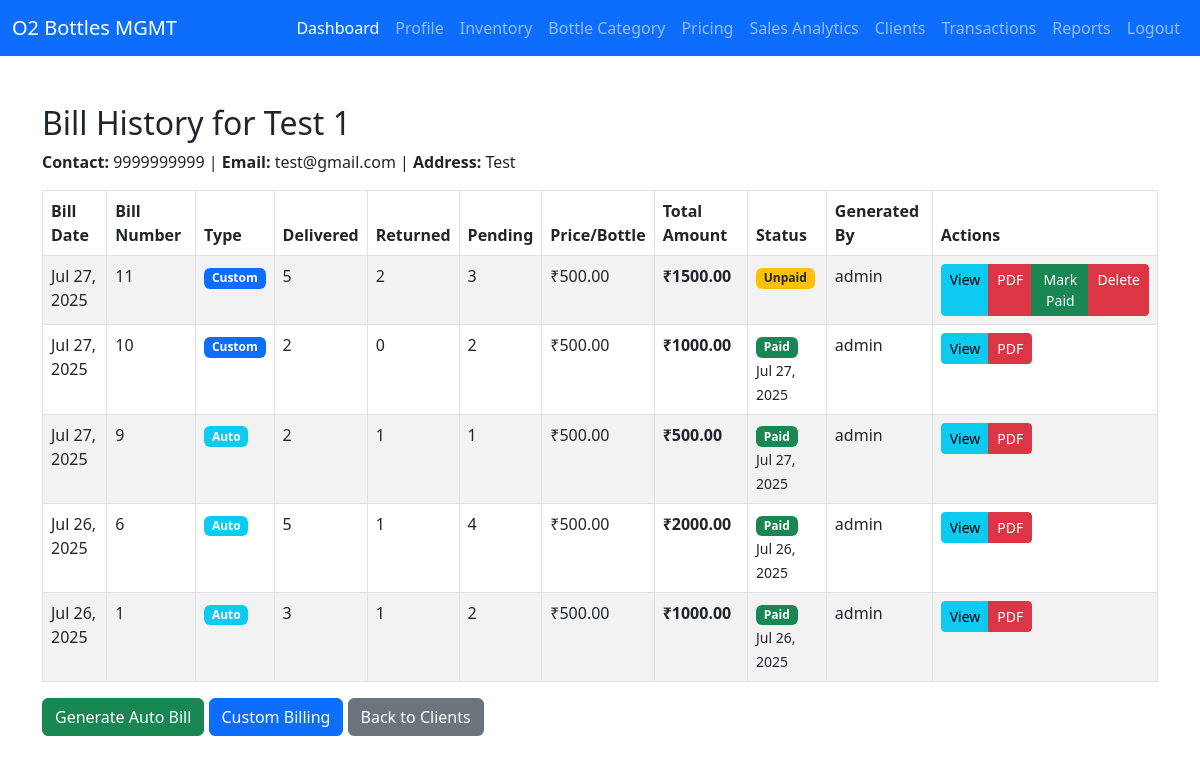
Before: /clients/2/bill-history/ (signed in) with the older database file.
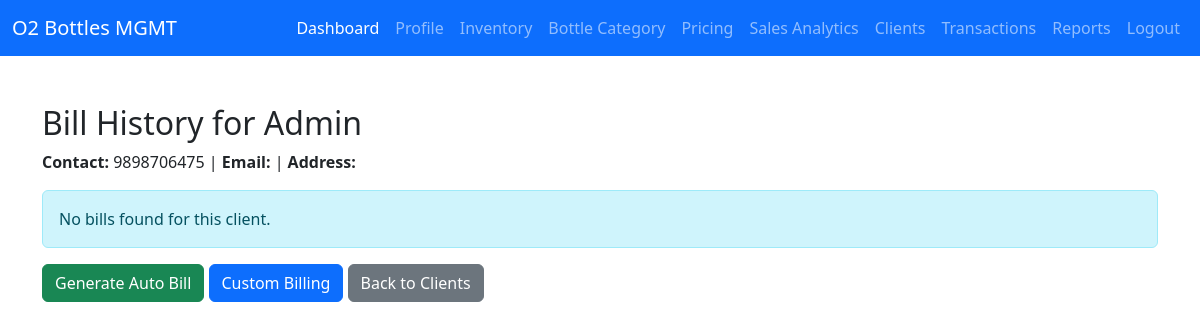
After: the same page with the newer database file.
### bottle_MGMT/models.py (models this page shows, shortened)
class Client(models.Model):
    ROLE_CHOICES = [
        ('customer', 'Customer'),
        ('admin', 'Admin'),
    ]
    name = models.CharField(max_length=100)
    contact = models.CharField(max_length=10)
    alt_contact = models.CharField(max_length=10, blank=True, null=True)
    email = models.EmailField()
    address = models.TextField()
    company_name = models.CharField(max_length=150, blank=True, null=True)
    gst_number = models.CharField(max_length=20, blank=True, null=True)
    role = models.CharField(max_length=10, choices=ROLE_CHOICES, default='customer')
    owner_gst = models.CharField(max_length=20, blank=True, null=True)
    bank_account = models.CharField(max_length=50, blank=True, null=True)
    card = models.CharField(max_length=50, blank=True, null=True)
    account_holder = models.CharField(max_length=100, blank=True, null=True)
    account_number = models.CharField(max_length=30, blank=True, null=True)
    ifsc = models.CharField(max_length=15, blank=True, null=True)
    branch = models.CharField(max_length=100, blank=True, null=True)
    account_type = models.CharField(max_length=20, blank=True, null=True)
    mmid = models.CharField(max_length=20, blank=True, null=True)
    vpa = models.CharField("Virtual Payment Address", max_length=100, blank=True, null=True)
    upi_number = models.CharField(max_length=15, blank=True, null=True)
    upi_qr = models.ImageField(upload_to="upi_qr/", blank=True, null=True)

class Bill(models.Model):
    BILL_TYPE_CHOICES = [
        ('auto', 'Automated'),
        ('custom', 'Custom'),
    ]
    client = models.ForeignKey(Client, on_delete=models.CASCADE)
    bill_date = models.DateTimeField(auto_now_add=True)
    delivered_bottles = models.IntegerField()
    returned_bottles = models.IntegerField()
    pending_bottles = models.IntegerField()
    total_amount = models.DecimalField(max_digits=10, decimal_places=2)
    price_per_bottle = models.DecimalField(max_digits=10, decimal_places=2, default=0)
    subtotal_amount = models.DecimalField(max_digits=12, decimal_places=2, default=Decimal('0.00'))
    discount_percentage = models.DecimalField(max_digits=5, decimal_places=2, default=Decimal('0.00'))
    discount_amount = models.DecimalField(max_digits=12, decimal_places=2, default=Decimal('0.00'))
    taxable_amount = models.DecimalField(max_digits=12, decimal_places=2, default=Decimal('0.00'))
    gst_percentage = models.DecimalField(max_digits=5, decimal_places=2, default=Decimal('18.00'))
    gst_amount = models.DecimalField(max_digits=12, decimal_places=2, default=Decimal('0.00'))
    final_amount = models.DecimalField(max_digits=12, decimal_places=2, default=Decimal('0.00'))
    generated_by = models.ForeignKey(User, on_delete=models.SET_NULL, null=True)
    paid = models.BooleanField(default=False)
    paid_date = models.DateTimeField(null=True, blank=True)
    paid_by = models.ForeignKey(User, on_delete=models.SET_NULL, null=True, blank=True, related_name='bills_paid')
    bill_type = models.CharField(max_length=10, choices=BILL_TYPE_CHOICES, default='auto')
    description = models.TextField(blank=True, null=True)  # For custom bill descriptions
    class Meta:
        ordering = ['-bill_date']

### bottle_MGMT/views.py (the view)
# urls.py: path('clients/<int:client_id>/bill-history/', views.bill_history, name='bill_history'),
@staff_member_required
def bill_history(request, client_id):
    client = get_object_or_404(Client, id=client_id)
    bills = Bill.objects.filter(client=client)
    return render(request, 'bill_history.html', {
        'client': client,
        'bills': bills,
    })

### templates/bill_history.html (shortened to what this page needs)
{% extends "base.html" %}
{% load widget_tweaks %}
{% block content %}
    <h2>Bill History for {{ client.name }}</h2>
    <div class="mb-3">
        <strong>Contact:</strong> {{ client.contact }} |
        <strong>Email:</strong> {{ client.email }} |
        <strong>Address:</strong> {{ client.address }}
    </div>
    {% if bills %}
    <table class="table table-bordered table-striped">
        <thead>
            <tr>
                <th>Bill Date</th>
                <th>Bill Number</th>
                <th>Type</th>
                <th>Delivered</th>
                <th>Returned</th>
                <th>Pending</th>
                <th>Price/Bottle</th>
                <th>Total Amount</th>
                <th>Status</th>
                <th>Generated By</th>
                <th>Actions</th>
            </tr>
        </thead>
        <tbody>
            {% for bill in bills %}
            <tr>
                <td>{{ bill.bill_date|date:"M d, Y" }}</td>
                <td>{{ bill.id }}</td>
                <td>
                    {% if bill.bill_type == 'custom' %}
                        <span class="badge bg-primary">Custom</span>
                    {% else %}
                        <span class="badge bg-info">Auto</span>
                    {% endif %}
                </td>
                <td>{{ bill.delivered_bottles }}</td>
                <td>{{ bill.returned_bottles }}</td>
                <td>{{ bill.pending_bottles }}</td>
                <td>₹{{ bill.price_per_bottle }}</td>
                <td><strong>₹{{ bill.total_amount }}</strong></td>
                <td>
                    {% if bill.paid %}
                        <span class="badge bg-success">Paid</span><br>
                        <small>{{ bill.paid_date|date:"M d, Y" }}</small>
                    {% else %}
                        <span class="badge bg-warning text-dark">Unpaid</span>
                    {% endif %}
                </td>
                <td>{{ bill.generated_by.username }}</td>
                <td>
                    <div class="btn-group" role="group">
                        <a href="{% url 'generate_bill' client.id bill.id %}" class="btn btn-sm btn-info">View</a>
                        <a href="{% url 'generate_bill' client.id bill.id %}?format=pdf" class="btn btn-sm btn-danger">PDF</a>
                        {% if not bill.paid %}
                            <a href="{% url 'mark_bill_paid' bill.id %}" class="btn btn-sm btn-success">Mark Paid</a>
                            <a href="{% url 'delete_bill' bill.id %}" class="btn btn-sm btn-danger">Delete</a>
                        {% endif %}
                    </div>
                </td>
            </tr>
            {% endfor %}
        </tbody>
    </table>
    {% else %}
    <div class="alert alert-info">
        No bills found for this client.
    </div>
    {% endif %}
    <div class="mt-3">
        <a href="{% url 'generate_bill' client.id %}" class="btn btn-success">Generate Auto Bill</a>
        <a href="{% url 'custom_billing' client.id %}" class="btn btn-primary">Custom Billing</a>
        <a href="{% url 'client_list' %}" class="btn btn-secondary">Back to Clients</a>
    </div>
{% endblock %}

### templates/base.html (shortened to what this page needs)
{% load widget_tweaks %}
<!DOCTYPE html>
<html lang="en">
<head>
    <link href="https://cdn.jsdelivr.net/npm/bootstrap@5.3.0/dist/css/bootstrap.min.css" rel="stylesheet">
</head>
<body>
<nav class="navbar navbar-expand-lg navbar-dark bg-primary">
    <div class="container-fluid">
        <a class="navbar-brand" href="#">O2 Bottles MGMT</a>
        <div class="collapse navbar-collapse" id="navbarNav">
            <ul class="navbar-nav ms-auto">
                {% if request.user.username == 'admin' %}
                <li class="nav-item"><a class="nav-link active" href="{% url 'admin_dashboard' %}">Dashboard</a></li>
                <li class="nav-item"><a class="nav-link" href="{% url 'admin_profile' %}">Profile</a></li>
                <li class="nav-item"><a class="nav-link" href="{% url 'inventory' %}">Inventory</a></li>
                <li class="nav-item"><a class="nav-link" href="{% url 'category_list' %}">Bottle Category</a></li>
                <li class="nav-item"><a class="nav-link" href="{% url 'pricing' %}">Pricing</a></li>
                <li class="nav-item">
                    <a class="nav-link" href="{% url 'sales_analytics' %}">Sales Analytics</a>
                </li>
                {% else %}
                <li class="nav-item"><a class="nav-link active" href="{% url 'delivery_dashboard' %}">Dashboard</a></li>
                {% endif %}
                <li class="nav-item"><a class="nav-link" href="{% url 'client_list' %}">Clients</a></li>
                <li class="nav-item"><a class="nav-link" href="{% url 'transaction_list' %}">Transactions</a></li>
                {% if request.user.username == 'admin' %}
                <li class="nav-item"><a class="nav-link" href="{% url 'reports' %}">Reports</a></li>
                {% endif %}
                <li class="nav-item"><a class="nav-link" href="{% url 'logout' %}">Logout</a></li>
            </ul>
        </div>
    </div>
</nav>
<div class="container mt-5">
        {% block content %}{% endblock %}
</div>
</body>
</html>

Changed rows visible on the page:
removed Bill: bill_date "Jul 27, 2025", id "11", bill_type "Custom", delivered_bottles "5", returned_bottles "2", pending_bottles "3", price_per_bottle "500.00", total_amount "1500.00", paid "Unpaid", generated_by.username "admin"
removed Bill: bill_date "Jul 27, 2025", id "10", bill_type "Custom", delivered_bottles "2", returned_bottles "0", pending_bottles "2", price_per_bottle "500.00", total_amount "1000.00", paid_date "Jul 27, 2025", generated_by.username "admin"
removed Bill: bill_date "Jul 27, 2025", id "9", bill_type "Auto", delivered_bottles "2", returned_bottles "1", pending_bottles "1", price_per_bottle "500.00", total_amount "500.00", paid_date "Jul 27, 2025", generated_by.username "admin"
removed Bill: bill_date "Jul 26, 2025", id "6", bill_type "Auto", delivered_bottles "5", returned_bottles "1", pending_bottles "4", price_per_bottle "500.00", total_amount "2000.00", paid_date "Jul 26, 2025", generated_by.username "admin"
no longer on this page (row edited): Bill: bill_date "Jul 26, 2025", id "1", bill_type "Auto", delivered_bottles "3", returned_bottles "1", pending_bottles "2", price_per_bottle "500.00", total_amount "1000.00", paid_date "Jul 26, 2025", generated_by.username "admin"
changed Client: name "Test 1" → "Admin"; contact "9999999999" → "9898706475"; email "test@gmail.com" → (not shown); address "Test" → (not shown)
Other visible differences:
text no longer shown: "Bill Date Bill Number Type Delivered Returned Pending Price/Bottle Total Amount Status Generated By Actions"
text now shown: "No bills found for this client."
